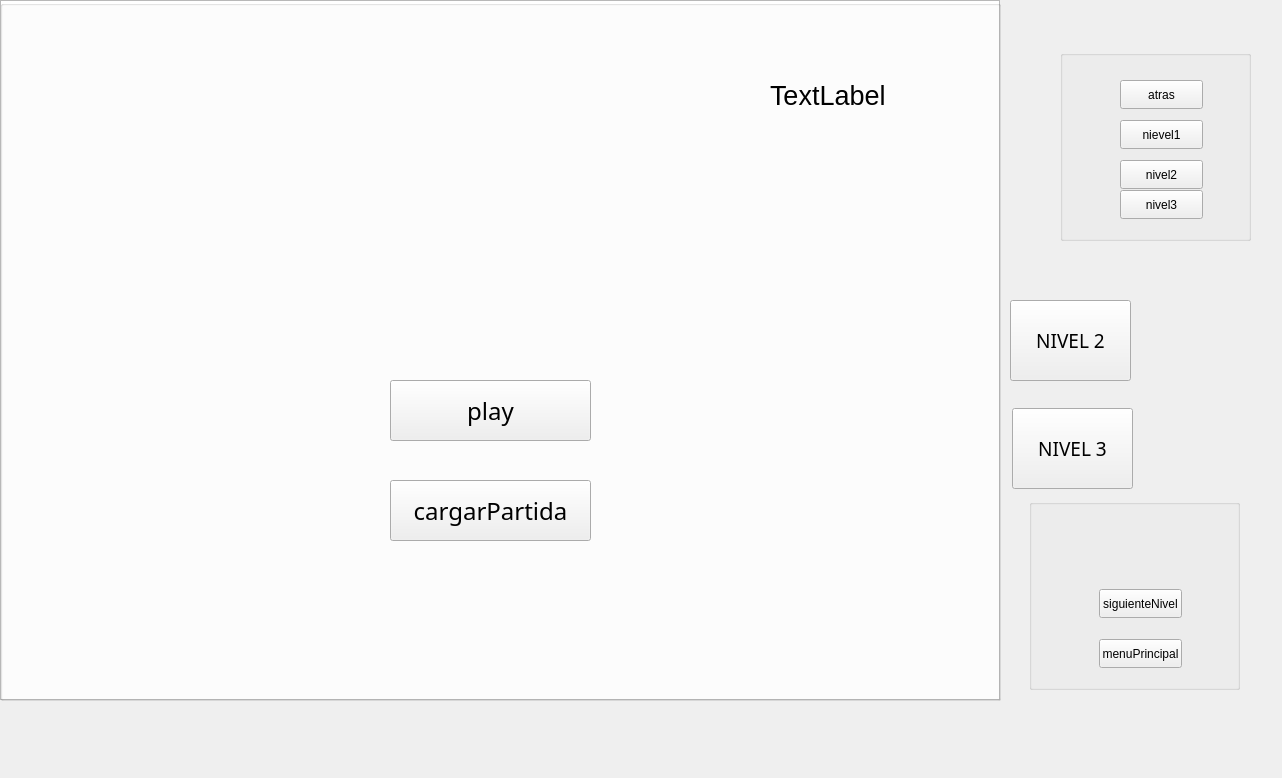
<?xml version="1.0" encoding="UTF-8"?>
<ui version="4.0">
 <class>MainWindow</class>
 <widget class="QMainWindow" name="MainWindow">
  <property name="geometry">
   <rect>
    <x>0</x>
    <y>0</y>
    <width>1282</width>
    <height>778</height>
   </rect>
  </property>
  <property name="windowTitle">
   <string>MainWindow</string>
  </property>
  <widget class="QWidget" name="centralwidget">
   <widget class="QGraphicsView" name="graphicsView">
    <property name="geometry">
     <rect>
      <x>0</x>
      <y>0</y>
      <width>1000</width>
      <height>700</height>
     </rect>
    </property>
   </widget>
   <widget class="QPushButton" name="pushButton">
    <property name="geometry">
     <rect>
      <x>1010</x>
      <y>300</y>
      <width>121</width>
      <height>81</height>
     </rect>
    </property>
    <property name="font">
     <font>
      <family>Bauhaus 93</family>
      <pointsize>14</pointsize>
     </font>
    </property>
    <property name="acceptDrops">
     <bool>false</bool>
    </property>
    <property name="text">
     <string>NIVEL 2</string>
    </property>
   </widget>
   <widget class="QPushButton" name="pushButton_2">
    <property name="geometry">
     <rect>
      <x>1012</x>
      <y>408</y>
      <width>121</width>
      <height>81</height>
     </rect>
    </property>
    <property name="font">
     <font>
      <family>Bauhaus 93</family>
      <pointsize>14</pointsize>
     </font>
    </property>
    <property name="text">
     <string>NIVEL 3</string>
    </property>
   </widget>
   <widget class="QLabel" name="salud">
    <property name="geometry">
     <rect>
      <x>770</x>
      <y>80</y>
      <width>151</width>
      <height>31</height>
     </rect>
    </property>
    <property name="font">
     <font>
      <pointsize>20</pointsize>
     </font>
    </property>
    <property name="text">
     <string>TextLabel</string>
    </property>
   </widget>
   <widget class="QGroupBox" name="BotMenuPrincipal">
    <property name="geometry">
     <rect>
      <x>0</x>
      <y>0</y>
      <width>1001</width>
      <height>701</height>
     </rect>
    </property>
    <property name="title">
     <string/>
    </property>
    <widget class="QPushButton" name="Play">
     <property name="geometry">
      <rect>
       <x>390</x>
       <y>380</y>
       <width>201</width>
       <height>61</height>
      </rect>
     </property>
     <property name="font">
      <font>
       <family>Bauhaus 93</family>
       <pointsize>18</pointsize>
      </font>
     </property>
     <property name="text">
      <string>play</string>
     </property>
    </widget>
    <widget class="QPushButton" name="cargarPartida">
     <property name="geometry">
      <rect>
       <x>390</x>
       <y>480</y>
       <width>201</width>
       <height>61</height>
      </rect>
     </property>
     <property name="font">
      <font>
       <family>Bauhaus 93</family>
       <pointsize>18</pointsize>
      </font>
     </property>
     <property name="text">
      <string>cargarPartida</string>
     </property>
    </widget>
   </widget>
   <widget class="QGroupBox" name="BotonesFinNivel">
    <property name="geometry">
     <rect>
      <x>1029</x>
      <y>499</y>
      <width>211</width>
      <height>191</height>
     </rect>
    </property>
    <property name="title">
     <string/>
    </property>
    <widget class="QPushButton" name="siguienteNivel">
     <property name="geometry">
      <rect>
       <x>70</x>
       <y>90</y>
       <width>83</width>
       <height>29</height>
      </rect>
     </property>
     <property name="text">
      <string>siguienteNivel</string>
     </property>
    </widget>
    <widget class="QPushButton" name="menuPrincipal">
     <property name="geometry">
      <rect>
       <x>70</x>
       <y>140</y>
       <width>83</width>
       <height>29</height>
      </rect>
     </property>
     <property name="text">
      <string>menuPrincipal</string>
     </property>
    </widget>
   </widget>
   <widget class="QGroupBox" name="BotonesCargarNivel">
    <property name="geometry">
     <rect>
      <x>1060</x>
      <y>50</y>
      <width>191</width>
      <height>191</height>
     </rect>
    </property>
    <property name="title">
     <string/>
    </property>
    <widget class="QPushButton" name="nivel1">
     <property name="geometry">
      <rect>
       <x>60</x>
       <y>70</y>
       <width>83</width>
       <height>29</height>
      </rect>
     </property>
     <property name="text">
      <string>nievel1</string>
     </property>
    </widget>
    <widget class="QPushButton" name="nivel2">
     <property name="geometry">
      <rect>
       <x>60</x>
       <y>110</y>
       <width>83</width>
       <height>29</height>
      </rect>
     </property>
     <property name="text">
      <string>nivel2</string>
     </property>
    </widget>
    <widget class="QPushButton" name="nivel3">
     <property name="geometry">
      <rect>
       <x>60</x>
       <y>140</y>
       <width>83</width>
       <height>29</height>
      </rect>
     </property>
     <property name="text">
      <string>nivel3</string>
     </property>
    </widget>
    <widget class="QPushButton" name="atras">
     <property name="geometry">
      <rect>
       <x>60</x>
       <y>30</y>
       <width>83</width>
       <height>29</height>
      </rect>
     </property>
     <property name="text">
      <string>atras</string>
     </property>
    </widget>
   </widget>
  </widget>
 </widget>
 <resources/>
 <connections/>
</ui>
